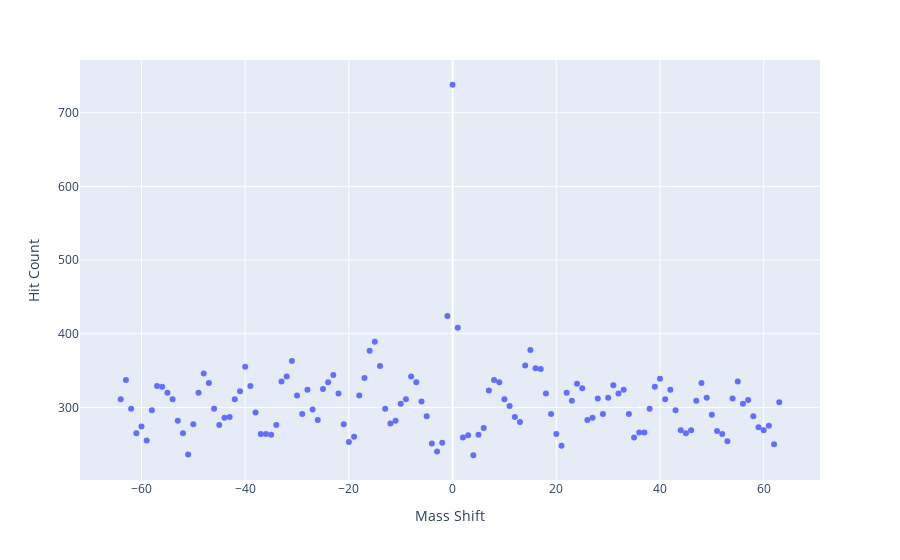

Notebook code for this chart:
### Code cell
fig = px.scatter(df_shift_hits, x='shift', y='hit', labels={'shift': 'Mass Shift', 'hit': 'Hit Count'})
fig.show()

### Figure 1 — Plotly figure (JSON) as saved in the notebook; plotly's stock layout.template omitted (floating-point values rounded to 4 significant figures)
{"data": [{"hovertemplate": "Mass Shift=%{x}<br>Hit Count=%{y}<extra></extra>", "legendgroup": "", "marker": {"color": "#636efa", "symbol": "circle"}, "mode": "markers", "name": "", "orientation": "v", "showlegend": false, "type": "scatter", "x": [-64, -63, -62, -61, -60, -59, -58, -57, -56, -55, -54, -53, -52, -51, -50, -49, -48, -47, -46, -45, -44, -43, -42, -41, -40, -39, -38, -37, -36, -35, -34, -33, -32, -31, -30, -29, -28, -27, -26, -25, -24, -23, -22, -21, -20, -19, -18, -17, -16, -15, -14, -13, -12, -11, -10, -9, -8, -7, -6, -5, -4, -3, -2, -1, 0, 1, 2, 3, 4, 5, 6, 7, 8, 9, 10, 11, 12, 13, 14, 15, 16, 17, 18, 19, 20, 21, 22, 23, 24, 25, 26, 27, 28, 29, 30, 31, 32, 33, 34, 35, 36, 37, 38, 39, 40, 41, 42, 43, 44, 45, 46, 47, 48, 49, 50, 51, 52, 53, 54, 55, 56, 57, 58, 59, 60, 61, 62, 63], "xaxis": "x", "y": [311, 337, 298, 265, 274, 255, 296, 329, 328, 320, 311, 282, 265, 236, 277, 320, 346, 333, 298, 276, 286, 287, 311, 322, 355, 329, 293, 264, 264, 263, 276, 335, 342, 363, 316, 291, 324, 297, 283, 325, 334, 344, 319, 277, 253, 260, 316, 340, 377, 389, 356, 298, 278, 282, 305, 311, 342, 334, 308, 288, 251, 240, 252, 424, 738, 408, 259, 262, 235, 263, 272, 323, 337, 334, 311, 302, 287, 280, 357, 378, 353, 352, 319, 291, 264, 248, 320, 309, 332, 326, 283, 286, 312, 291, 313, 330, 319, 324, 291, 259, 266, 266, 298, 328, 339, 311, 324, 296, 269, 265, 269, 309, 333, 313, 290, 268, 264, 254, 312, 335, 305, 310, 288, 273, 269, 275, 250, 307], "yaxis": "y"}], "layout": {"legend": {"tracegroupgap": 0}, "margin": {"t": 60}, "xaxis": {"anchor": "y", "domain": [0, 1], "title": {"text": "Mass Shift"}}, "yaxis": {"anchor": "x", "domain": [0, 1], "title": {"text": "Hit Count"}}}}
